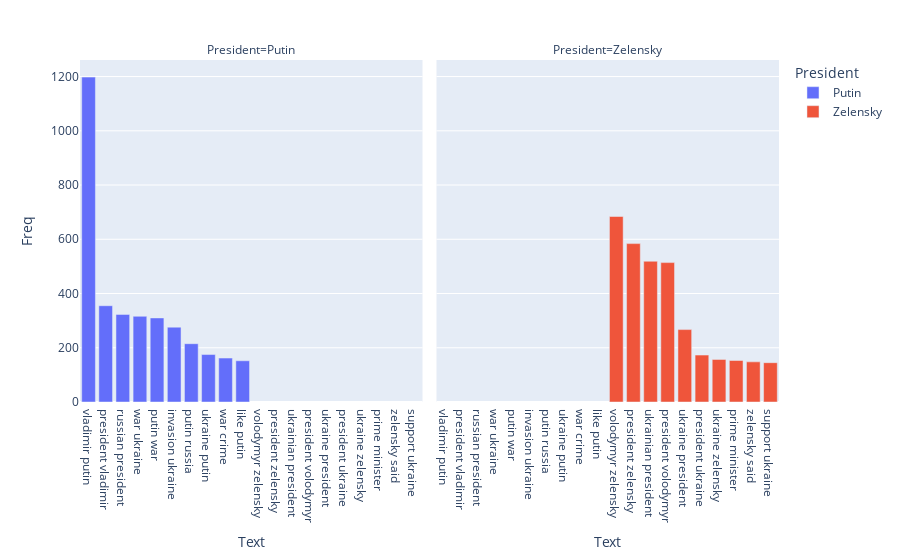

The notebook cell this image was saved under:
### Code cell
import plotly.express as px
fig = px.bar(df_bi, x="Text", y="Freq", color="President", facet_col="President")
fig.show()

### Figure 1 — Plotly figure (JSON) as saved in the notebook; plotly's stock layout.template omitted (floating-point values rounded to 4 significant figures)
{"data": [{"alignmentgroup": "True", "hovertemplate": "President=Putin<br>Text=%{x}<br>Freq=%{y}<extra></extra>", "legendgroup": "Putin", "marker": {"color": "#636efa", "pattern": {"shape": ""}}, "name": "Putin", "offsetgroup": "Putin", "orientation": "v", "showlegend": true, "textposition": "auto", "type": "bar", "x": ["vladimir putin", "president vladimir", "russian president", "war ukraine", "putin war", "invasion ukraine", "putin russia", "ukraine putin", "war crime", "like putin"], "xaxis": "x", "y": [1198, 355, 323, 316, 310, 276, 215, 175, 162, 152], "yaxis": "y"}, {"alignmentgroup": "True", "hovertemplate": "President=Zelensky<br>Text=%{x}<br>Freq=%{y}<extra></extra>", "legendgroup": "Zelensky", "marker": {"color": "#EF553B", "pattern": {"shape": ""}}, "name": "Zelensky", "offsetgroup": "Zelensky", "orientation": "v", "showlegend": true, "textposition": "auto", "type": "bar", "x": ["volodymyr zelensky", "president zelensky", "ukrainian president", "president volodymyr", "ukraine president", "president ukraine", "ukraine zelensky", "prime minister", "zelensky said", "support ukraine"], "xaxis": "x2", "y": [684, 584, 519, 514, 267, 173, 157, 153, 148, 145], "yaxis": "y2"}], "layout": {"annotations": [{"font": {}, "showarrow": false, "text": "President=Putin", "x": 0.245, "xanchor": "center", "xref": "paper", "y": 1, "yanchor": "bottom", "yref": "paper"}, {"font": {}, "showarrow": false, "text": "President=Zelensky", "x": 0.755, "xanchor": "center", "xref": "paper", "y": 1, "yanchor": "bottom", "yref": "paper"}], "barmode": "relative", "legend": {"title": {"text": "President"}, "tracegroupgap": 0}, "margin": {"t": 60}, "xaxis": {"anchor": "y", "domain": [0, 0.49], "title": {"text": "Text"}}, "xaxis2": {"anchor": "y2", "domain": [0.51, 1], "matches": "x", "title": {"text": "Text"}}, "yaxis": {"anchor": "x", "domain": [0, 1], "title": {"text": "Freq"}}, "yaxis2": {"anchor": "x2", "domain": [0, 1], "matches": "y", "showticklabels": false}}}
